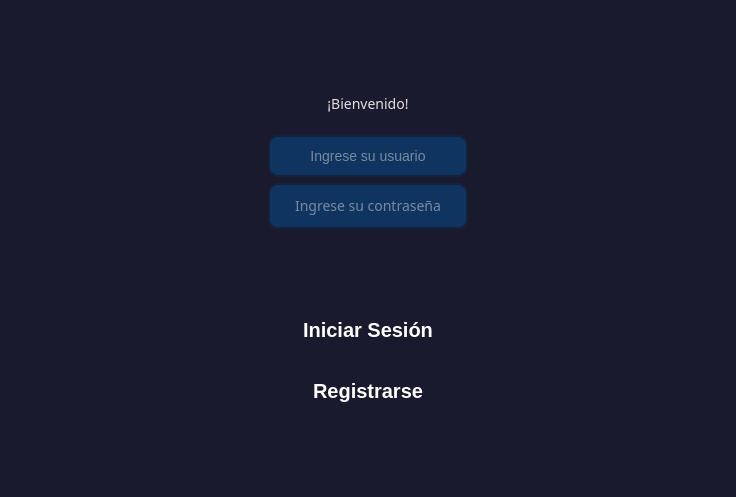
<?xml version="1.0" encoding="UTF-8"?>
<ui version="4.0">
 <class>Dialog</class>
 <widget class="QDialog" name="Dialog">
  <property name="geometry">
   <rect>
    <x>0</x>
    <y>0</y>
    <width>736</width>
    <height>497</height>
   </rect>
  </property>
  <property name="windowTitle">
   <string>Dialog</string>
  </property>
  <property name="styleSheet">
   <string notr="true">/* ========================================
   ESTILO JUVENIL MODERNO - Qt Designer
   Colores: Azul Eléctrico, Morado, Coral
   ======================================== */

/* CONFIGURACIÓN GENERAL */
QWidget {
    background-color: #1a1a2e;
    color: #e0e0e0;
    font-family: &quot;Segoe UI&quot;, Arial, sans-serif;
    font-size: 14px;
}

QMainWindow {
    background-color: #16213e;
}

/* BOTONES */
QPushButton {
    background-color: qlineargradient(x1:0, y1:0, x2:1, y2:1,
                                      stop:0 #6C63FF, stop:1 #5a52d5);
    color: white;
    border: none;
    border-radius: 12px;
    padding: 10px 20px;
    font-weight: bold;
    font-size: 20px;
    min-height: 35px;
}

QPushButton:hover {
    background-color: qlineargradient(x1:0, y1:0, x2:1, y2:1,
                                      stop:0 #7d75ff, stop:1 #6b63e5);
    transform: scale(1.05);
}

QPushButton:pressed {
    background-color: qlineargradient(x1:0, y1:0, x2:1, y2:1,
                                      stop:0 #5548cc, stop:1 #4a41b8);
    padding-top: 12px;
    padding-bottom: 8px;
}

QPushButton:disabled {
    background-color: #3a3a4a;
    color: #6a6a7a;
}

/* Botón Alternativo (Acento Coral) */
QPushButton#btnAccion,
QPushButton#btnGuardar,
QPushButton#btnAceptar {
    background-color: qlineargradient(x1:0, y1:0, x2:1, y2:1,
                                      stop:0 #FF6B6B, stop:1 #ee5a6f);
}

QPushButton#btnAccion:hover,
QPushButton#btnGuardar:hover,
QPushButton#btnAceptar:hover {
    background-color: qlineargradient(x1:0, y1:0, x2:1, y2:1,
                                      stop:0 #ff7c7c, stop:1 #ff6b7f);
}

/* LINE EDIT (CAMPOS DE TEXTO) */
QLineEdit {
    background-color: #0f3460;
    border: 2px solid #16213e;
    border-radius: 10px;
    padding: 10px 15px;
    color: #e0e0e0;
    selection-background-color: #6C63FF;
    font-size: 14px;
}

QLineEdit:focus {
    border: 2px solid #6C63FF;
    background-color: #133b5c;
}

QLineEdit:hover {
    border: 2px solid #4a4a6a;
}

QLineEdit:disabled {
    background-color: #2a2a3a;
    color: #6a6a7a;
    border: 2px solid #1a1a2a;
}

/* TEXT EDIT Y PLAIN TEXT EDIT */
QTextEdit, QPlainTextEdit {
    background-color: #0f3460;
    border: 2px solid #16213e;
    border-radius: 10px;
    padding: 10px;
    color: #e0e0e0;
    selection-background-color: #6C63FF;
}

QTextEdit:focus, QPlainTextEdit:focus {
    border: 2px solid #6C63FF;
}

/* COMBO BOX */
QComboBox {
    background-color: #0f3460;
    border: 2px solid #16213e;
    border-radius: 10px;
    padding: 8px 15px;
    color: #e0e0e0;
    min-height: 30px;
}

QComboBox:hover {
    border: 2px solid #4a4a6a;
}

QComboBox:focus {
    border: 2px solid #6C63FF;
}

QComboBox::drop-down {
    border: none;
    width: 30px;
}

QComboBox::down-arrow {
    image: url(down_arrow.png);
    width: 12px;
    height: 12px;
}

QComboBox QAbstractItemView {
    background-color: #0f3460;
    border: 2px solid #6C63FF;
    border-radius: 8px;
    selection-background-color: #6C63FF;
    selection-color: white;
    padding: 5px;
    outline: none;
}

/* SPIN BOX Y DOUBLE SPIN BOX */
QSpinBox, QDoubleSpinBox {
    background-color: #0f3460;
    border: 2px solid #16213e;
    border-radius: 10px;
    padding: 8px 15px;
    color: #e0e0e0;
}

QSpinBox:focus, QDoubleSpinBox:focus {
    border: 2px solid #6C63FF;
}

QSpinBox::up-button, QDoubleSpinBox::up-button {
    background-color: #6C63FF;
    border-top-right-radius: 8px;
    width: 20px;
}

QSpinBox::down-button, QDoubleSpinBox::down-button {
    background-color: #6C63FF;
    border-bottom-right-radius: 8px;
    width: 20px;
}

/* LABELS */
QLabel {
    color: #e0e0e0;
    background-color: transparent;
    font-size: 14px;
}

QLabel#lblTitulo {
    font-size: 24px;
    font-weight: bold;
    color: #6C63FF;
    padding: 10px;
}

QLabel#lblSubtitulo {
    font-size: 18px;
    font-weight: bold;
    color: #FF6B6B;
}

/* CHECK BOX */
QCheckBox {
    color: #e0e0e0;
    spacing: 8px;
}

QCheckBox::indicator {
    width: 20px;
    height: 20px;
    border-radius: 5px;
    border: 2px solid #4a4a6a;
    background-color: #0f3460;
}

QCheckBox::indicator:checked {
    background-color: #6C63FF;
    border: 2px solid #6C63FF;
    image: url(check.png);
}

QCheckBox::indicator:hover {
    border: 2px solid #6C63FF;
}

/* RADIO BUTTON */
QRadioButton {
    color: #e0e0e0;
    spacing: 8px;
}

QRadioButton::indicator {
    width: 20px;
    height: 20px;
    border-radius: 10px;
    border: 2px solid #4a4a6a;
    background-color: #0f3460;
}

QRadioButton::indicator:checked {
    background-color: #6C63FF;
    border: 2px solid #6C63FF;
}

QRadioButton::indicator:hover {
    border: 2px solid #6C63FF;
}

/* GROUP BOX */
QGroupBox {
    border: 2px solid #4a4a6a;
    border-radius: 12px;
    margin-top: 15px;
    padding-top: 20px;
    font-weight: bold;
    color: #FF6B6B;
}

QGroupBox::title {
    subcontrol-origin: margin;
    subcontrol-position: top left;
    padding: 5px 15px;
    background-color: #16213e;
    border-radius: 8px;
    color: #FF6B6B;
}

/* TAB WIDGET */
QTabWidget::pane {
    border: 2px solid #4a4a6a;
    border-radius: 10px;
    background-color: #16213e;
    top: -2px;
}

QTabBar::tab {
    background-color: #0f3460;
    color: #a0a0a0;
    border: none;
    border-top-left-radius: 10px;
    border-top-right-radius: 10px;
    padding: 12px 25px;
    margin-right: 5px;
    font-weight: bold;
}

QTabBar::tab:selected {
    background-color: qlineargradient(x1:0, y1:0, x2:0, y2:1,
                                      stop:0 #6C63FF, stop:1 #5a52d5);
    color: white;
}

QTabBar::tab:hover {
    background-color: #1a4d7a;
    color: #e0e0e0;
}

/* TABLE WIDGET */
QTableWidget {
    background-color: #16213e;
    alternate-background-color: #1a2332;
    border: 2px solid #4a4a6a;
    border-radius: 10px;
    gridline-color: #2a3a4a;
    color: #e0e0e0;
}

QTableWidget::item {
    padding: 8px;
    border: none;
}

QTableWidget::item:selected {
    background-color: #6C63FF;
    color: white;
}

QTableWidget::item:hover {
    background-color: #2a4a6a;
}

QHeaderView::section {
    background-color: qlineargradient(x1:0, y1:0, x2:0, y2:1,
                                      stop:0 #6C63FF, stop:1 #5a52d5);
    color: white;
    padding: 10px;
    border: none;
    font-weight: bold;
    font-size: 13px;
}

QHeaderView::section:hover {
    background-color: #7d75ff;
}

/* SCROLLBAR VERTICAL */
QScrollBar:vertical {
    background-color: #1a1a2e;
    width: 12px;
    margin: 0;
    border-radius: 6px;
}

QScrollBar::handle:vertical {
    background-color: #6C63FF;
    min-height: 30px;
    border-radius: 6px;
}

QScrollBar::handle:vertical:hover {
    background-color: #7d75ff;
}

QScrollBar::add-line:vertical,
QScrollBar::sub-line:vertical {
    height: 0px;
}

/* SCROLLBAR HORIZONTAL */
QScrollBar:horizontal {
    background-color: #1a1a2e;
    height: 12px;
    margin: 0;
    border-radius: 6px;
}

QScrollBar::handle:horizontal {
    background-color: #6C63FF;
    min-width: 30px;
    border-radius: 6px;
}

QScrollBar::handle:horizontal:hover {
    background-color: #7d75ff;
}

QScrollBar::add-line:horizontal,
QScrollBar::sub-line:horizontal {
    width: 0px;
}

/* PROGRESS BAR */
QProgressBar {
    background-color: #0f3460;
    border: 2px solid #16213e;
    border-radius: 10px;
    text-align: center;
    color: white;
    font-weight: bold;
    height: 25px;
}

QProgressBar::chunk {
    background-color: qlineargradient(x1:0, y1:0, x2:1, y2:0,
                                      stop:0 #6C63FF, stop:1 #FF6B6B);
    border-radius: 8px;
}

/* SLIDER */
QSlider::groove:horizontal {
    background-color: #0f3460;
    height: 8px;
    border-radius: 4px;
}

QSlider::handle:horizontal {
    background-color: #6C63FF;
    width: 20px;
    height: 20px;
    margin: -6px 0;
    border-radius: 10px;
}

QSlider::handle:horizontal:hover {
    background-color: #7d75ff;
}

/* MENU BAR */
QMenuBar {
    background-color: #16213e;
    color: #e0e0e0;
    border-bottom: 2px solid #4a4a6a;
}

QMenuBar::item {
    padding: 8px 15px;
    background-color: transparent;
}

QMenuBar::item:selected {
    background-color: #6C63FF;
    color: white;
}

/* MENU */
QMenu {
    background-color: #16213e;
    border: 2px solid #6C63FF;
    border-radius: 8px;
    padding: 5px;
}

QMenu::item {
    padding: 8px 30px 8px 15px;
    border-radius: 5px;
    color: #e0e0e0;
}

QMenu::item:selected {
    background-color: #6C63FF;
    color: white;
}

/* TOOLTIP */
QToolTip {
    background-color: #6C63FF;
    color: white;
    border: 2px solid #5a52d5;
    border-radius: 8px;
    padding: 8px;
    font-size: 12px;
}

/* STATUS BAR */
QStatusBar {
    background-color: #16213e;
    color: #a0a0a0;
    border-top: 2px solid #4a4a6a;
}

/* DIALOG */
QDialog {
    background-color: #1a1a2e;
}

/* LIST WIDGET */
QListWidget {
    background-color: #16213e;
    border: 2px solid #4a4a6a;
    border-radius: 10px;
    color: #e0e0e0;
    padding: 5px;
}

QListWidget::item {
    padding: 10px;
    border-radius: 8px;
    margin: 2px;
}

QListWidget::item:selected {
    background-color: #6C63FF;
    color: white;
}

QListWidget::item:hover {
    background-color: #2a4a6a;
}

/* TREE WIDGET */
QTreeWidget {
    background-color: #16213e;
    border: 2px solid #4a4a6a;
    border-radius: 10px;
    color: #e0e0e0;
}

QTreeWidget::item {
    padding: 8px;
}

QTreeWidget::item:selected {
    background-color: #6C63FF;
    color: white;
}

QTreeWidget::item:hover {
    background-color: #2a4a6a;
}

/* CALENDAR WIDGET */
QCalendarWidget {
    background-color: #16213e;
    border-radius: 10px;
}

QCalendarWidget QToolButton {
    color: #e0e0e0;
    background-color: #0f3460;
    border-radius: 5px;
    padding: 5px;
}

QCalendarWidget QToolButton:hover {
    background-color: #6C63FF;
}

QCalendarWidget QAbstractItemView {
    background-color: #16213e;
    selection-background-color: #6C63FF;
    selection-color: white;
}
</string>
  </property>
  <layout class="QVBoxLayout" name="verticalLayout_4">
   <item>
    <spacer name="verticalSpacer_3">
     <property name="orientation">
      <enum>Qt::Vertical</enum>
     </property>
     <property name="sizeHint" stdset="0">
      <size>
       <width>20</width>
       <height>40</height>
      </size>
     </property>
    </spacer>
   </item>
   <item>
    <layout class="QHBoxLayout" name="horizontalLayout">
     <item>
      <spacer name="horizontalSpacer">
       <property name="orientation">
        <enum>Qt::Horizontal</enum>
       </property>
       <property name="sizeHint" stdset="0">
        <size>
         <width>40</width>
         <height>20</height>
        </size>
       </property>
      </spacer>
     </item>
     <item>
      <widget class="QLabel" name="label">
       <property name="minimumSize">
        <size>
         <width>100</width>
         <height>50</height>
        </size>
       </property>
       <property name="maximumSize">
        <size>
         <width>100</width>
         <height>50</height>
        </size>
       </property>
       <property name="font">
        <font>
         <family>Segoe UI,Arial,sans-serif</family>
         <pointsize>-1</pointsize>
        </font>
       </property>
       <property name="text">
        <string>¡Bienvenido!</string>
       </property>
       <property name="alignment">
        <set>Qt::AlignCenter</set>
       </property>
      </widget>
     </item>
     <item>
      <spacer name="horizontalSpacer_2">
       <property name="orientation">
        <enum>Qt::Horizontal</enum>
       </property>
       <property name="sizeHint" stdset="0">
        <size>
         <width>40</width>
         <height>20</height>
        </size>
       </property>
      </spacer>
     </item>
    </layout>
   </item>
   <item>
    <layout class="QVBoxLayout" name="verticalLayout_2">
     <item>
      <layout class="QHBoxLayout" name="horizontalLayout_2">
       <item>
        <spacer name="horizontalSpacer_3">
         <property name="orientation">
          <enum>Qt::Horizontal</enum>
         </property>
         <property name="sizeHint" stdset="0">
          <size>
           <width>40</width>
           <height>20</height>
          </size>
         </property>
        </spacer>
       </item>
       <item>
        <widget class="QLineEdit" name="login_user">
         <property name="minimumSize">
          <size>
           <width>200</width>
           <height>0</height>
          </size>
         </property>
         <property name="maximumSize">
          <size>
           <width>200</width>
           <height>16777215</height>
          </size>
         </property>
         <property name="alignment">
          <set>Qt::AlignCenter</set>
         </property>
         <property name="placeholderText">
          <string extracomment="r">Ingrese su usuario</string>
         </property>
        </widget>
       </item>
       <item>
        <spacer name="horizontalSpacer_4">
         <property name="orientation">
          <enum>Qt::Horizontal</enum>
         </property>
         <property name="sizeHint" stdset="0">
          <size>
           <width>40</width>
           <height>20</height>
          </size>
         </property>
        </spacer>
       </item>
      </layout>
     </item>
     <item>
      <layout class="QHBoxLayout" name="horizontalLayout_3">
       <item>
        <spacer name="horizontalSpacer_5">
         <property name="orientation">
          <enum>Qt::Horizontal</enum>
         </property>
         <property name="sizeHint" stdset="0">
          <size>
           <width>40</width>
           <height>20</height>
          </size>
         </property>
        </spacer>
       </item>
       <item>
        <widget class="QLineEdit" name="login_password">
         <property name="minimumSize">
          <size>
           <width>200</width>
           <height>0</height>
          </size>
         </property>
         <property name="maximumSize">
          <size>
           <width>200</width>
           <height>16777215</height>
          </size>
         </property>
         <property name="font">
          <font>
           <family>Segoe UI,Arial,sans-serif</family>
           <pointsize>-1</pointsize>
          </font>
         </property>
         <property name="echoMode">
          <enum>QLineEdit::Password</enum>
         </property>
         <property name="alignment">
          <set>Qt::AlignCenter</set>
         </property>
         <property name="placeholderText">
          <string>Ingrese su contraseña</string>
         </property>
        </widget>
       </item>
       <item>
        <spacer name="horizontalSpacer_6">
         <property name="orientation">
          <enum>Qt::Horizontal</enum>
         </property>
         <property name="sizeHint" stdset="0">
          <size>
           <width>40</width>
           <height>20</height>
          </size>
         </property>
        </spacer>
       </item>
      </layout>
     </item>
    </layout>
   </item>
   <item>
    <spacer name="verticalSpacer">
     <property name="orientation">
      <enum>Qt::Vertical</enum>
     </property>
     <property name="sizeHint" stdset="0">
      <size>
       <width>20</width>
       <height>40</height>
      </size>
     </property>
    </spacer>
   </item>
   <item>
    <layout class="QVBoxLayout" name="verticalLayout_3">
     <item>
      <layout class="QHBoxLayout" name="horizontalLayout_4">
       <item>
        <spacer name="horizontalSpacer_7">
         <property name="orientation">
          <enum>Qt::Horizontal</enum>
         </property>
         <property name="sizeHint" stdset="0">
          <size>
           <width>40</width>
           <height>20</height>
          </size>
         </property>
        </spacer>
       </item>
       <item>
        <widget class="QPushButton" name="boton_login">
         <property name="minimumSize">
          <size>
           <width>200</width>
           <height>55</height>
          </size>
         </property>
         <property name="maximumSize">
          <size>
           <width>200</width>
           <height>16777215</height>
          </size>
         </property>
         <property name="text">
          <string>Iniciar Sesión</string>
         </property>
         <property name="icon">
          <iconset>
           <normaloff>../../Sebastián/Downloads/png-clipart-computer-icons-user-profile-circle-abstract-miscellaneous-rim.png</normaloff>../../Sebastián/Downloads/png-clipart-computer-icons-user-profile-circle-abstract-miscellaneous-rim.png</iconset>
         </property>
        </widget>
       </item>
       <item>
        <spacer name="horizontalSpacer_8">
         <property name="orientation">
          <enum>Qt::Horizontal</enum>
         </property>
         <property name="sizeHint" stdset="0">
          <size>
           <width>40</width>
           <height>20</height>
          </size>
         </property>
        </spacer>
       </item>
      </layout>
     </item>
     <item>
      <layout class="QHBoxLayout" name="horizontalLayout_5">
       <item>
        <spacer name="horizontalSpacer_9">
         <property name="orientation">
          <enum>Qt::Horizontal</enum>
         </property>
         <property name="sizeHint" stdset="0">
          <size>
           <width>40</width>
           <height>20</height>
          </size>
         </property>
        </spacer>
       </item>
       <item>
        <widget class="QPushButton" name="boton_registro">
         <property name="minimumSize">
          <size>
           <width>200</width>
           <height>55</height>
          </size>
         </property>
         <property name="maximumSize">
          <size>
           <width>200</width>
           <height>16777215</height>
          </size>
         </property>
         <property name="text">
          <string>Registrarse</string>
         </property>
         <property name="icon">
          <iconset>
           <normaloff>../../Sebastián/Downloads/3201052.png</normaloff>../../Sebastián/Downloads/3201052.png</iconset>
         </property>
        </widget>
       </item>
       <item>
        <spacer name="horizontalSpacer_10">
         <property name="orientation">
          <enum>Qt::Horizontal</enum>
         </property>
         <property name="sizeHint" stdset="0">
          <size>
           <width>40</width>
           <height>20</height>
          </size>
         </property>
        </spacer>
       </item>
      </layout>
     </item>
    </layout>
   </item>
   <item>
    <spacer name="verticalSpacer_2">
     <property name="orientation">
      <enum>Qt::Vertical</enum>
     </property>
     <property name="sizeHint" stdset="0">
      <size>
       <width>20</width>
       <height>40</height>
      </size>
     </property>
    </spacer>
   </item>
  </layout>
 </widget>
 <resources/>
 <connections/>
</ui>
